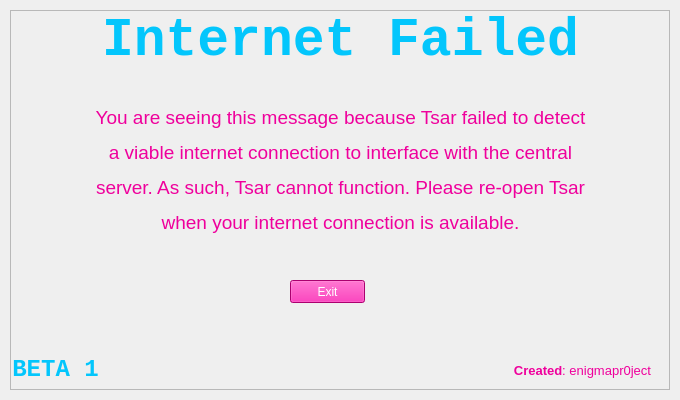
<?xml version="1.0" encoding="UTF-8"?>
<ui version="4.0">
 <class>FailedScreen</class>
 <widget class="QMainWindow" name="FailedScreen">
  <property name="geometry">
   <rect>
    <x>0</x>
    <y>0</y>
    <width>680</width>
    <height>400</height>
   </rect>
  </property>
  <property name="windowTitle">
   <string>Tsar Beta 1</string>
  </property>
  <property name="windowIcon">
   <iconset>
    <normaloff>iconfile.ico</normaloff>iconfile.ico</iconset>
  </property>
  <widget class="QWidget" name="centralwidget">
   <layout class="QVBoxLayout" name="verticalLayout">
    <property name="spacing">
     <number>0</number>
    </property>
    <property name="leftMargin">
     <number>10</number>
    </property>
    <property name="topMargin">
     <number>10</number>
    </property>
    <property name="rightMargin">
     <number>10</number>
    </property>
    <property name="bottomMargin">
     <number>10</number>
    </property>
    <item>
     <widget class="QFrame" name="dropShadowFrame">
      <property name="styleSheet">
       <string notr="true">QFrame {	
	background-color: rgba(255, 255, 255, .15);
}</string>
      </property>
      <property name="frameShape">
       <enum>QFrame::StyledPanel</enum>
      </property>
      <property name="frameShadow">
       <enum>QFrame::Raised</enum>
      </property>
      <widget class="QLabel" name="title">
       <property name="geometry">
        <rect>
         <x>0</x>
         <y>0</y>
         <width>661</width>
         <height>61</height>
        </rect>
       </property>
       <property name="font">
        <font>
         <family>Consolas</family>
         <pointsize>40</pointsize>
        </font>
       </property>
       <property name="styleSheet">
        <string notr="true">color: rgb(3, 198, 252);
background-color: rgba(255, 255, 255, 0); </string>
       </property>
       <property name="text">
        <string>&lt;html&gt;&lt;head/&gt;&lt;body&gt;&lt;p&gt;&lt;span style=&quot; font-weight:600;&quot;&gt;Internet Failed&lt;/span&gt;&lt;/p&gt;&lt;/body&gt;&lt;/html&gt;</string>
       </property>
       <property name="alignment">
        <set>Qt::AlignCenter</set>
       </property>
      </widget>
      <widget class="QLabel" name="subtitle">
       <property name="geometry">
        <rect>
         <x>0</x>
         <y>90</y>
         <width>661</width>
         <height>141</height>
        </rect>
       </property>
       <property name="font">
        <font>
         <family>Segoe UI</family>
         <pointsize>14</pointsize>
        </font>
       </property>
       <property name="styleSheet">
        <string notr="true">color: rgba(239, 0, 156, 255);
background-color: rgba(255, 255, 255, 0); </string>
       </property>
       <property name="text">
        <string>&lt;html&gt;&lt;head/&gt;&lt;body&gt;&lt;p&gt;You are seeing this message because Tsar failed to detect&lt;/p&gt;&lt;p&gt;a viable internet connection to interface with the central&lt;/p&gt;&lt;p&gt;server. As such, Tsar cannot function. Please re-open Tsar&lt;/p&gt;&lt;p&gt;when your internet connection is available.&lt;/p&gt;&lt;/body&gt;&lt;/html&gt;</string>
       </property>
       <property name="alignment">
        <set>Qt::AlignCenter</set>
       </property>
      </widget>
      <widget class="QLabel" name="credit">
       <property name="geometry">
        <rect>
         <x>20</x>
         <y>350</y>
         <width>621</width>
         <height>21</height>
        </rect>
       </property>
       <property name="font">
        <font>
         <family>Segoe UI</family>
         <pointsize>10</pointsize>
        </font>
       </property>
       <property name="styleSheet">
        <string notr="true">color: rgba(239, 0, 156, 255);
background-color: rgba(255, 255, 255, 0); </string>
       </property>
       <property name="text">
        <string>&lt;strong&gt;Created&lt;/strong&gt;: enigmapr0ject</string>
       </property>
       <property name="alignment">
        <set>Qt::AlignRight|Qt::AlignTrailing|Qt::AlignVCenter</set>
       </property>
      </widget>
      <widget class="QPushButton" name="exitButton">
       <property name="geometry">
        <rect>
         <x>280</x>
         <y>270</y>
         <width>75</width>
         <height>23</height>
        </rect>
       </property>
       <property name="styleSheet">
        <string notr="true">color: rgba(255, 255, 255, 255);
background-color: rgba(239, 0, 156, 255);</string>
       </property>
       <property name="text">
        <string>Exit</string>
       </property>
      </widget>
      <widget class="QLabel" name="label_title_2">
       <property name="geometry">
        <rect>
         <x>0</x>
         <y>330</y>
         <width>91</width>
         <height>61</height>
        </rect>
       </property>
       <property name="font">
        <font>
         <family>Consolas</family>
         <pointsize>40</pointsize>
        </font>
       </property>
       <property name="styleSheet">
        <string notr="true">color: rgb(3, 198, 252);
background-color: rgba(255, 255, 255, 0); </string>
       </property>
       <property name="text">
        <string>&lt;html&gt;&lt;head/&gt;&lt;body&gt;&lt;p&gt;&lt;span style=&quot; font-size:18pt; font-weight:600;&quot;&gt;BETA 1&lt;/span&gt;&lt;/p&gt;&lt;/body&gt;&lt;/html&gt;</string>
       </property>
       <property name="alignment">
        <set>Qt::AlignCenter</set>
       </property>
      </widget>
     </widget>
    </item>
   </layout>
  </widget>
 </widget>
 <resources/>
 <connections/>
</ui>
